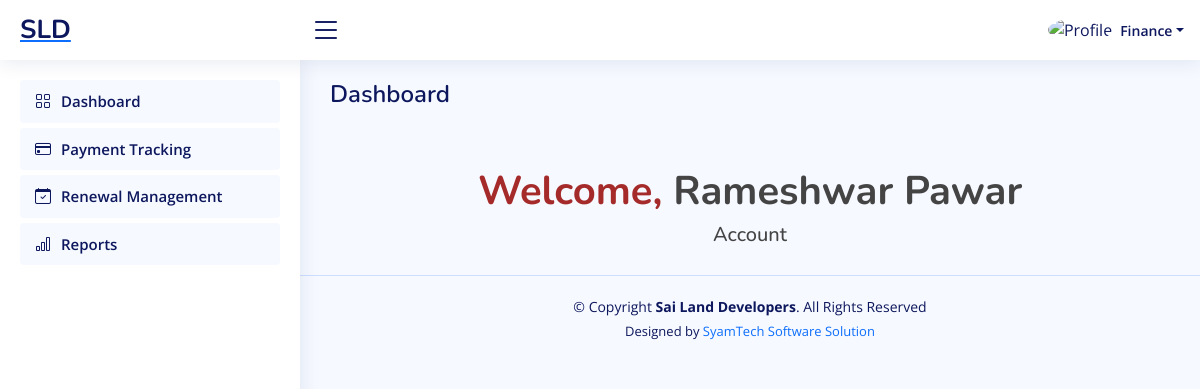
The app's page /account/dashboard/ (signed in) with its own data.
### ERP_Admin/models.py (models this page shows)
class CustomUser(AbstractUser):
    is_admin = models.BooleanField(default=False)
    is_account = models.BooleanField(default=False)
    is_workshop = models.BooleanField(default=False)
    is_driver = models.BooleanField(default=False)
    is_finance = models.BooleanField(default=False)
    is_fuel = models.BooleanField(default=False)
    emp_id = models.OneToOneField(EMP_ID, on_delete=models.CASCADE, null=True)
    profile_photo=models.ImageField(upload_to="profile_images", max_length=None, null=True, blank=True)
    groups = models.ManyToManyField(
        Group,
        related_name='customuser_groups',  # Custom reverse relation name
        blank=True
    )
    user_permissions = models.ManyToManyField(
        Permission,
        related_name='customuser_permissions',  # Custom reverse relation name
        blank=True
    )
    def __str__(self):
        return self.username

### ERP_Account/views.py (the view)
# urls.py: path('dashboard/', views.dashboard, name='account_dashboard'),
def dashboard(request):
    return render(request, "account_dashboard.html")

### ERP_Account/templates/account_dashboard.html (shortened to what this page needs)
{% extends "account_base.html" %}
{% block content %}
<main id="main" class="main">
    <div class="pagetitle">
        <h1>Dashboard</h1>
    </div>
    <div class="container">
        <div class="row justify-content-center align-items-center">
            <div class="col-sm-12"> <br><br>
            <center>
                <h1> <span style="color: brown; font-weight: strong;"><b> Welcome,</span> {{user.first_name}} {{user.last_name}} </b></h1>
                    <h5>Account</h5>
            </center>
            </div>
        </div>
    </div>
</main>
{% endblock content %}

### ERP_Account/templates/account_base.html (shortened to what this page needs)
{% load static %}
<html lang="en">
<head>
    <link href="https://unpkg.com/aos@2.3.1/dist/aos.css" rel="stylesheet">
    <link rel="stylesheet" type="text/css" href="https://cdn.datatables.net/1.11.5/css/jquery.dataTables.min.css">
    <link rel="stylesheet" href="https://cdn.jsdelivr.net/npm/bootstrap-icons@1.10.3/font/bootstrap-icons.css">
</head>
<body>
<header id="header" class="header fixed-top d-flex align-items-center">
    <div class="d-flex align-items-center justify-content-between">
        <a href=" " class="logo d-flex align-items-center">
             <span class="d-none d-lg-block">SLD</span>
        </a>
        <i class="bi bi-list toggle-sidebar-btn"></i>
    </div>
    <nav class="header-nav ms-auto">
        <ul class="d-flex align-items-center">
            <li class="nav-item dropdown pe-3 text-center  ">
                <a class="nav-link nav-profile d-flex align-items-center pe-0" href="#" data-bs-toggle="dropdown">
                    <img src="https://t4.ftcdn.net/jpg/03/64/21/11/360_F_364211147_1qgLVxv1Tcq0Ohz3FawUfrtONzz8nq3e.jpg" alt="Profile" class="rounded-circle">
                    <span class="d-none d-md-block dropdown-toggle ps-2">{{request.user}}</span>
                </a>
            </li>
        </ul>
    </nav>
</header>
<aside id="sidebar" class="sidebar">
    <ul class="sidebar-nav" id="sidebar-nav">
        <li class="nav-item">
            <a class="nav-link" href="{% url 'account_dashboard' %}">
                <i class="bi bi-grid"></i>
                <span>Dashboard</span>
            </a>
        </li>
        <li class="nav-item">
            <a class="nav-link" href="{% url 'account_payment_tracking' %}">
                <i class="bi bi-credit-card"></i>
                <span>Payment Tracking</span>
            </a>
        </li>
        <li class="nav-item">
            <a class="nav-link" href="{% url 'account_renewal_management' %}">
                <i class="bi bi-calendar-check"></i>
                <span>Renewal Management</span>
            </a>
        </li>
        <li class="nav-item">
            <a class="nav-link" href="{% url 'account_reports' %}">
                <i class="bi bi-bar-chart"></i>
                <span>Reports</span>
            </a>
        </li>
    </ul>
</aside>
{% block content %}{% endblock content %}
<footer id="footer" class="footer text-center">
    <div class="copyright">
        &copy; Copyright <strong><span>Sai Land Developers</span></strong>. All Rights Reserved
    </div>
    <div class="credits">
        Designed by <a href="#" style="text-decoration:none;">SyamTech Software Solution</a>
    </div>
</footer>
</body>
</html>

### records on screen
CustomUser: user "Finance", first_name "Rameshwar", last_name "Pawar"
